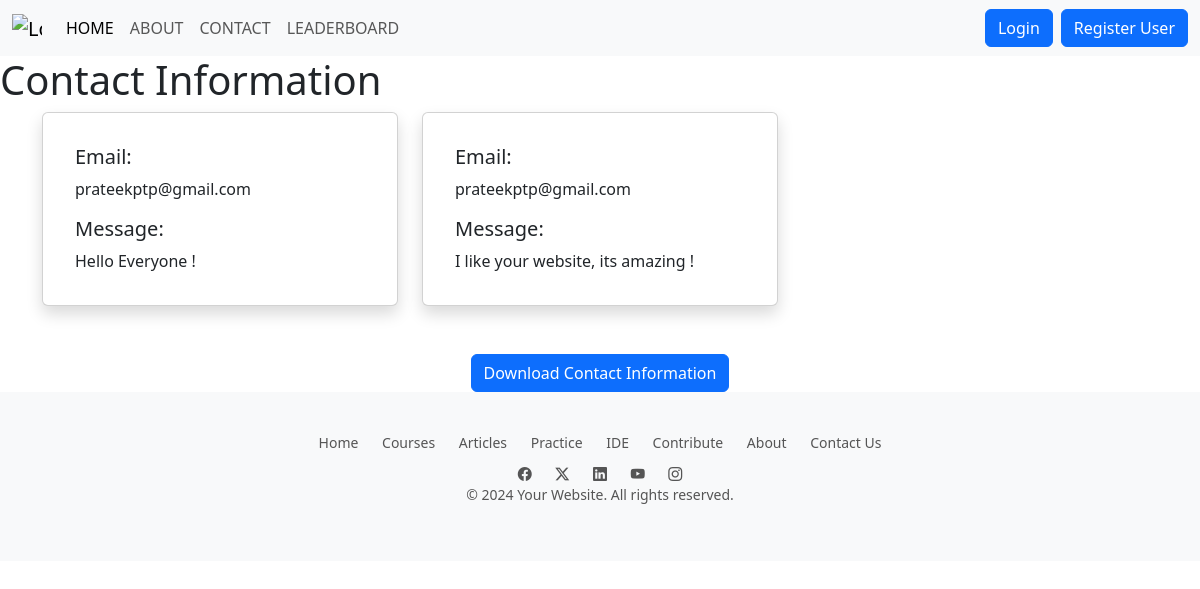
The page /logistics/ on the database as committed earlier.
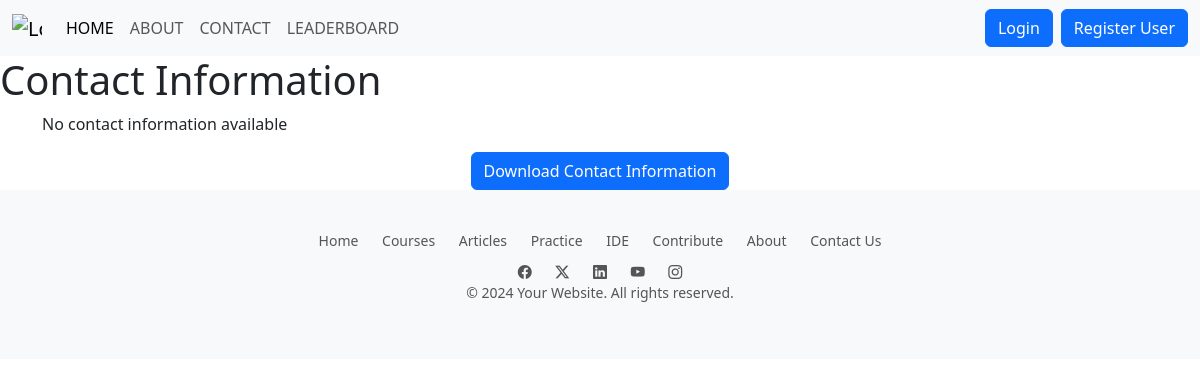
The same page on the database as committed later.
### RPMS/models.py (models this page shows, shortened)
class contact_info(models.Model):
    u_email = models.EmailField()
    u_message = models.CharField(max_length=200)

### RPMS/views.py (the view)
# urls.py: path('logistics/', logistics, name='logistics'),
def logistics(request):
    if request.method == 'GET':
        contact_information = contact_info.objects.all()
        return render(request, 'RPMS/logistics.html', {'contact_information': contact_information})
    else:
        return render(request, 'RPMS/logistics.html')

### RPMS/templates/RPMS/logistics.html (shortened to what this page needs)
<!DOCTYPE html>
<html lang="en">
<head>
  <link href="https://cdn.jsdelivr.net/npm/bootstrap@5.3.2/dist/css/bootstrap.min.css" rel="stylesheet"
>
</head>
<body>
  {% include 'RPMS/Navbar.html' %}
  <h1>Contact Information</h1>
  <div class="container">
    <div class="row">
      {% for info in contact_information %}
      <div class="col-md-4">
        <div class="card shadow p-3 mb-5 bg-body rounded">
          <div class="card-body">
            <h5 class="card-title">Email:</h5>
            <p class="card-text">{{ info.u_email }}</p>
            <h5 class="card-title">Message:</h5>
            <p class="card-text">{{ info.u_message }}</p>
          </div>
        </div>
      </div>
      {% empty %}
      <p>No contact information available</p>
      {% endfor %}
    </div>
  </div>
  <div class="text-center">
    <a href="{% url 'download_contact_info' %}" class="btn btn-primary download-btn">Download Contact Information</a>
  </div>
  <footer class="bottom">
    {% include 'RPMS/footer.html'%}
  </footer>
</body>
</html>

Rows that differ between the two databases and show on the page:
removed contact_info: u_email "prateekptp@gmail.com", u_message "Hello Everyone !"
removed contact_info: u_email "prateekptp@gmail.com", u_message "I like your website, its amazing !"
Other text that changed with them:
text now shown: "No contact information available"
